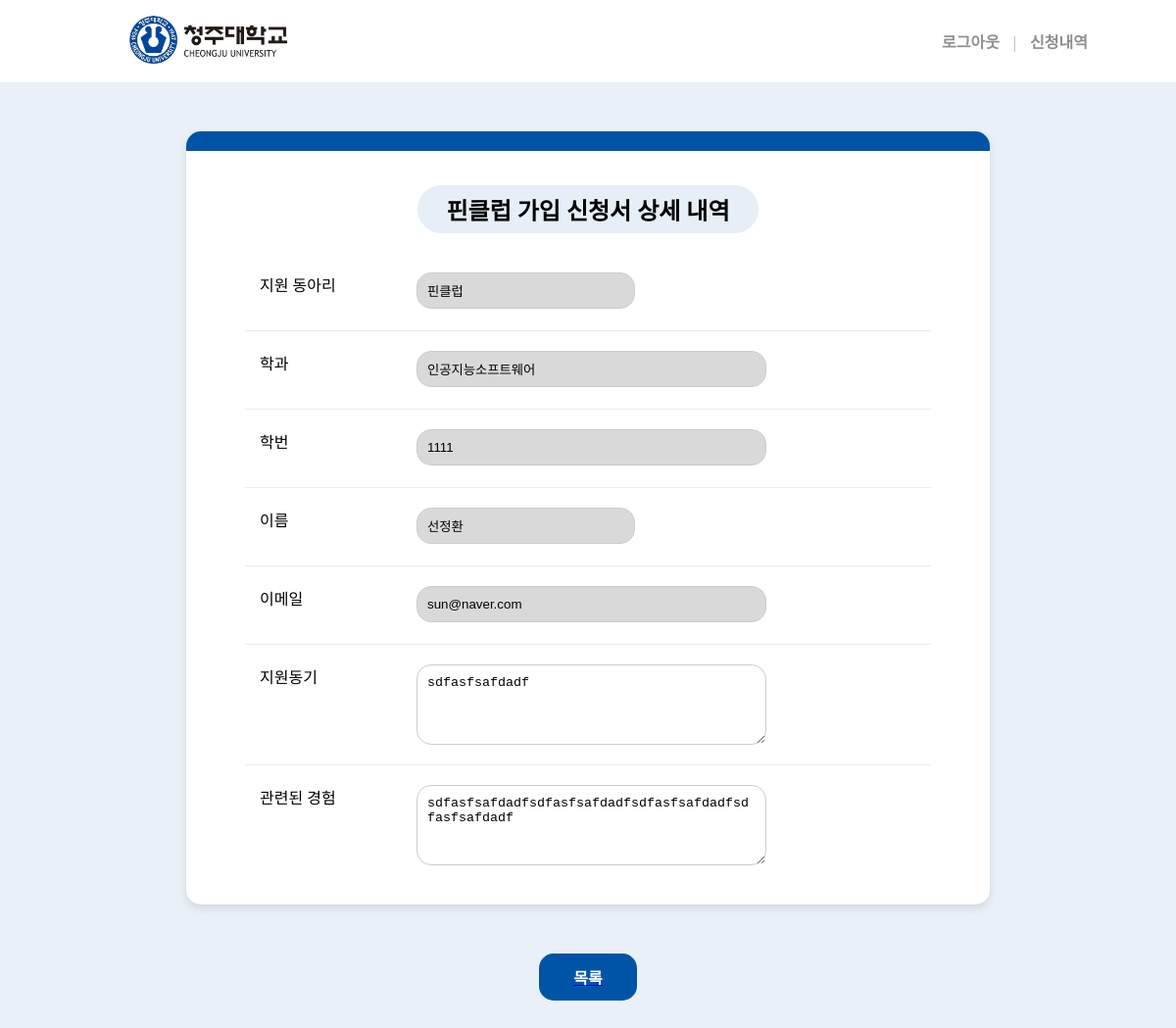
Page /form_list/detail/4/ (signed in) on the committed database.
### form/models.py (models this page shows, shortened)
class Application(models.Model):
    user = models.ForeignKey(settings.AUTH_USER_MODEL, on_delete=models.CASCADE)  # ✅ 추가
    student_id = models.CharField(max_length=20)
    name = models.CharField(max_length=100)
    department = models.CharField(max_length=100)
    email = models.EmailField()
    motivation = models.TextField()
    spec = models.TextField()
    club = models.ForeignKey(Club, on_delete=models.CASCADE)
    created_at = models.DateTimeField(auto_now_add=True)

### club/models.py (models this page shows, shortened)
class Club(models.Model):
    name = models.CharField(max_length=100)
    part = models.CharField(max_length=100)
    description = models.TextField()

### form_list/views.py (the view)
# urls.py: path('detail/<int:application_id>/', views.application_detail_view, name='application_detail'),
@login_required
def application_detail_view(request, application_id):
    application = get_object_or_404(Application, id=application_id)
    if application.user != request.user:
        return redirect('form_list:my_applications')  # 본인 것이 아님
    return render(request, 'form_list/application_detail.html', {
        'application': application
    })

### templates/form_list/application_detail.html (shortened to what this page needs)
{% load static %}
<!DOCTYPE html>
<html lang="ko">
  <head>
    <link rel="stylesheet" href="{% static 'applyFormStyle.css' %}" />
  </head>
  <body>
    <header>
      <a href="{% url 'club:main' %}">
        <img src="{% static 'images/logo.jpg' %}" class="logo"/>
      </a>
      <nav>
        {% if user.is_authenticated %}
            <a href="{% url 'sign:logout' %}" class="nav-link">로그아웃</a>
            <span class="separator">|</span>
            <a href="{% url 'form_list:my_applications' %}" class="nav-link">신청내역</a>
        {% else %}
            <a href="{% url 'sign:login' %}" class="nav-link">로그인</a>
            <span class="separator">|</span>
            <a href="{% url 'sign:signup' %}" class="nav-link">회원가입</a>
        {% endif %}
      </nav>
    </header>
    <div class="container">
      <h2>{{ application.club.name }} 가입 신청서 상세 내역</h2>
      <form>
        <div class="form-group">
          <label for="club">지원 동아리</label>
          <input type="text" id="club" name="club" value="{{ application.club.name }}" readonly />
        </div>
        <div class="form-group">
          <label for="major">학과</label>
          <input type="text" id="major" name="major" value="{{ application.department }}" readonly />
        </div>
        <div class="form-group">
          <label for="studentId">학번</label>
          <input type="text" id="studentId" name="studentId" value="{{ application.student_id }}" readonly />
        </div>
        <div class="form-group">
          <label for="name">이름</label>
          <input type="text" id="name" name="name" value="{{ application.name }}" readonly />
        </div>
        <div class="form-group">
          <label for="email">이메일</label>
          <input type="email" id="email" name="email" value="{{ application.email }}" readonly />
        </div>
        <div class="form-group">
          <label for="motivation">지원동기</label>
          <textarea id="motivation" name="motivation" rows="4" readonly>{{ application.motivation }}</textarea>
        </div>
        <div class="form-group">
          <label for="experience">관련된 경험</label>
          <textarea id="experience" name="experience" rows="4" readonly>{{ application.spec }}</textarea>
        </div>
      </form>
    </div>
    <div class="submit">
      <a href="{% url 'form_list:my_applications' %}">
        <button type="button" class="submit-button">목록</button>
      </a>
    </div>
  </body>
</html>

### static/applyFormStyle.css (style rules this page uses)
header { display: flex; justify-content: space-between; align-items: center; padding: 15px 80px 15px 80px; background-color: white; }
.logo { height: 50px; padding-left: 50px; }
nav .nav-link { text-decoration: none; color: #8f8f8f; margin: 0 10px; font-weight: bold; }
nav span.separator { color: #b8b8b8; }
body { font-family: "sans-serif"; background-color: #e9f0f8; margin: 0; padding: 0; }
.container::before { content: ""; position: absolute; top: 0; left: 0; width: 100%; height: 20px; background-color: #0054a6; border-top-left-radius: 15px; border-top-right-radius: 15px; }
.container { max-width: 60%; margin: 50px auto 20px; background: white; padding: 40px 50px; border-radius: 15px; box-shadow: 0 4px 8px rgba(0, 0, 0, 0.1); align-items: center; position: relative; text-align: center; }
.container h2 { padding: 7px 30px 7px 30px; text-align: left; width: fit-content; box-sizing: border-box; background-color: #e6eef7; display: inline-block; border-radius: 100px; margin: 15px 0 20px 0; }
form { display: flex; flex-direction: column; align-items: center; }
.form-group { display: flex; align-items: flex-start; justify-content: flex-start; width: 100%; max-width: 700px; position: relative; padding: 20px 15px; box-sizing: border-box; min-height: 80px; border-bottom: 1px solid #ebebeb; }
.form-group:last-of-type { margin-bottom: 0; padding-bottom: 0; border-bottom: none; }
.form-group label { width: 150px; margin-right: 10px; text-align: left; padding-bottom: 10px; }
.form-group input { width: 50%; padding: 10px; border: 1px solid #ccc; border-radius: 15px; }
.form-group textarea { width: 50%; padding: 10px; border: 1px solid #ccc; border-radius: 15px; resize: vertical; }
.form-group input[readonly] { background-color: #d9d9d9; }
.submit { display: flex; justify-content: center; width: 100%; margin-top: 0; }
.submit-button { display: block; font-weight: bold; width: 100px; background-color: #0054a6; color: white; padding: 12px; border: none; border-radius: 15px; font-size: 16px; cursor: pointer; margin: 30px auto; position: relative; top: 0; }

### templates/form_list/application_detail.html (style rules this page uses)
#name, #club { width: 30%; }

### rows in the picture
Application: club.name "핀클럽", club "핀클럽", major "인공지능소프트웨어", studentId "1111", name "선정환", email "sun@naver.com", motivation "sdfasfsafdadf", experience "sdfasfsafdadfsdfasfsafdadfsdfasfsafdadfsdfasfsafdadf"
